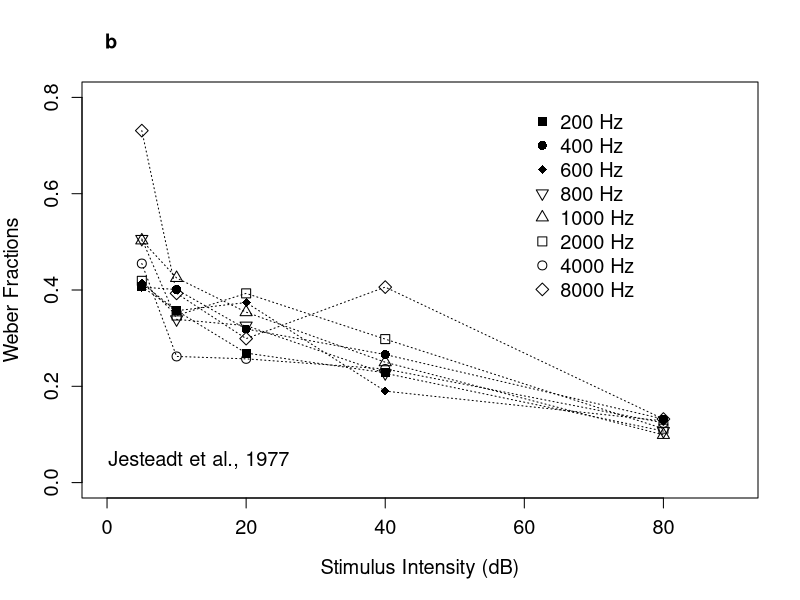

Reproduce this figure in R. (Note: this script raises an error after producing the figure.)

#----------------------
# Analysis of Weber's Law
# Marcin Penconek
#----------------------

# Experimental data from the paper Jesteadt et al., 1977

opis <- 1.2

dII_8000 <- c(0.731, 0.393, 0.299, 0.406, 0.132)
dII_4000 <- c(0.455, 0.262, 0.257, 0.236, 0.124)
dII_2000 <- c(0.419, 0.347, 0.393, 0.298, 0.112)
dII_1000 <- c(0.503, 0.425, 0.354, 0.250, 0.099)
dII_800 <- c(0.506, 0.339, 0.326, 0.227, 0.107)
dII_600 <- c(0.414, 0.357, 0.374, 0.190, 0.128)
dII_400 <- c(0.406, 0.401, 0.319, 0.266, 0.132)
dII_200 <- c(0.407, 0.357, 0.269, 0.228, NA)

dB_levels <- c(5, 10, 20, 40, 80)

plot(dB_levels, dII_8000,  
     type = "p", xlim = c(0,90), ylim = c(0,0.8), 
     pch = 5, cex = opis, 
     xlab = "Stimulus Intensity (dB)", ylab = "Weber Fractions", 
     cex.lab = opis, cex.axis = opis, 
     main = "b                                                                                                       "
)

points(dB_levels, dII_4000, pch = 1, cex = opis)
points(dB_levels, dII_2000, pch = 0, cex = opis)
points(dB_levels, dII_1000, pch = 2, cex = opis)
points(dB_levels, dII_800, pch = 6, cex = opis)
points(dB_levels, dII_600, pch = 18, cex = opis)
points(dB_levels, dII_400, pch = 16, cex = opis)
points(dB_levels, dII_200, pch = 15, cex = opis)

lines(dB_levels, dII_8000, lty = 3)
lines(dB_levels, dII_4000, lty = 3)
lines(dB_levels, dII_2000, lty = 3)
lines(dB_levels, dII_1000, lty = 3)
lines(dB_levels, dII_800, lty = 3)
lines(dB_levels, dII_600, lty = 3)
lines(dB_levels, dII_400, lty = 3)
lines(dB_levels, dII_200, lty = 3)


#all_lev <- rep(dB_levels, 8)
#all_data <- log(c(dII_200, dII_400, dII_600, dII_800, dII_1000, dII_2000, dII_4000, dII_8000))

#dBs <- c(5, 7, 10, 15, 20, 25, 30, 35, 40, 50, 60, 70, 80)

#lines(dBs, exp(-0.758074 + dBs*(-0.016911)))

#legend(60, 1, legend = c("8000 Hz", "4000 Hz", "2000 Hz", "1000 Hz", "800 Hz", "600 Hz", "400 Hz", "200 Hz"), 
#       pch = c(5, 1, 0, 2, 6, 18, 16, 15), cex = opis, bty = "n")

legend(-5, 0.1, legend = c("Jesteadt et al., 1977"), cex = opis, bty = "n")
legend(60, 0.8, legend = c("200 Hz", "400 Hz", "600 Hz", "800 Hz", "1000 Hz", "2000 Hz", "4000 Hz", "8000 Hz"), 
       pch = c(15, 16, 18, 6, 2, 0, 1, 5), cex = opis, bty = "n")


model <- lm(all_data ~ all_lev)
summary(model)



#a1 <- rep(36.3, 5)
#a2 <- rep(22.7, 5)
#a3 <- rep(16.3, 5)
#a4 <- rep(13.7, 5)
#a5 <- rep(14.7, 5)
#a6 <- rep(18, 5)
#a7 <- rep(20, 5)
#a8 <- rep(27, 5)

#correction <- c(a1, a2, a3, a4, a5, a6, a7, a8)
#cor_lev <- log(all_lev/correction ) # - correction)

#model <- lm(all_data ~ cor_lev)
#summary(model)



# Experimental data from the paper Hecht, 1924


dII_Aubert <- (0.7/11.5)*c(5.5, 4.2, 4.2, 2.1, 1.6, 0.75, 0.75, 0.75, 0.6, 0.5, 0.6, 0.65, 0.6, 0.5, 0.45, 0.3, 0.2, 0.15, 0.15, 0.15, 0.1)
I_Aubert <- (5/6.3)*c(-4.2, -4.1, -3.6, -3.3, -2.8, -2.3, -1.9, -1.7, -1.1, -0.8, -0.7, -0.3, 0, 0.2, 0.5, 0.95, 1.25, 1.75, 1.95, 2.25, 2.7) 

plot(I_Aubert, dII_Aubert,
     type = "p", xlim = c(-5, 4), ylim = c(0, 0.8), pch = 2, cex = opis, 
     xlab = "Log of Intensity (millilamberts)", ylab = "Weber Fractions", 
     cex.lab = opis, cex.axis = opis, 
     main = "a                                                                                                       "
)

dII_Koenig <- (0.7/11.5)*c(11.4, 7.9, 6.25, 4.7, 3.1, 2.1, 1.65, 1, 0.9, 0.75, 0.6, 0.55, 0.45, 0.5, 0.25, 0.25, 0.3, 0.25, 0.3, 0.25, 0.3, 0.5, 0.5, 0.7)
I_Koenig <- (5/6.3)*c(-5.4, -4.85, -4.45, -4.1, -3.5, -3.1, -2.7, -2.2, -1.85, -1.45, -1, -0.6, -0.1, 0.45, 0.8, 1.2, 1.7, 2.05, 2.4, 2.9, 3.3, 3.7, 4.2, 4.5)

points(I_Koenig, dII_Koenig, pch = 1, cex = opis)

dII_Brodhun <- (0.7/11.5)*c(10.85, 8.2, 5.5, 4.0, 2.8, 2.0, 1.55, 0.9, 0.6, 0.5, 0.4, 0.3, 0.3, 0.2, 0.4, 0.5, 0.6, 0.7)
I_Brodhun <- (5/6.3)*c(-5.4, -4.85, -4.4, -4.1, -3.5, -3.15, -2.7, -2.2, -1.5, -1, -0.6, 0, 0.45, 2.5, 2.9, 3.3, 3.7, 4.2)

points(I_Brodhun, dII_Brodhun, pch = 16, cex = opis)

dII_Blanchard <- (0.7/11.5)*c(9.75, 7.3, 5.6, 5.4, 2.6, 1.2, 0.75, 0.7, 0.5)
I_Blanchard <- (5/6.3)*c(-5.3, -4.8, -4.4, -4.0, -3.15, -2.2, -1.9, -1.4, -0.5)

points(I_Blanchard, dII_Blanchard, pch = 17, cex = opis)

line_y <- (0.7/11.5)*c(12, 9.75, 8.5, 8.1, 6.4, 5.75, 4.9, 3.1, 1.6, 1.3, 0.8, 0.5, 0.4, 0.3, 0.2, 0.15, 0.15, 0.2, 0.3, 0.4, 0.6, 0.8)
line_x <- (5/6.3)*c(-5.5, -5.2, -5.0, -4.9, -4.55, -4.4, -4.15, -3.5, -2.8, -2.4, -1.8, -1.2, -0.6, 0, 0.6, 1.2, 1.8, 2.4, 3, 3.6, 4.2, 4.8)

lines(line_x, line_y)

legend(-1, 0.8, legend = c("Aubert, 1865", "Koenig, 1889", "Brodhun, 1889", "Blanchard, 1918"), 
       pch = c(2, 1, 16, 17), cex = opis, bty = "n")

#legend(-1.5, 0.55, legend = c("after Hecht, 1924"), cex = opis, bty = "n")
